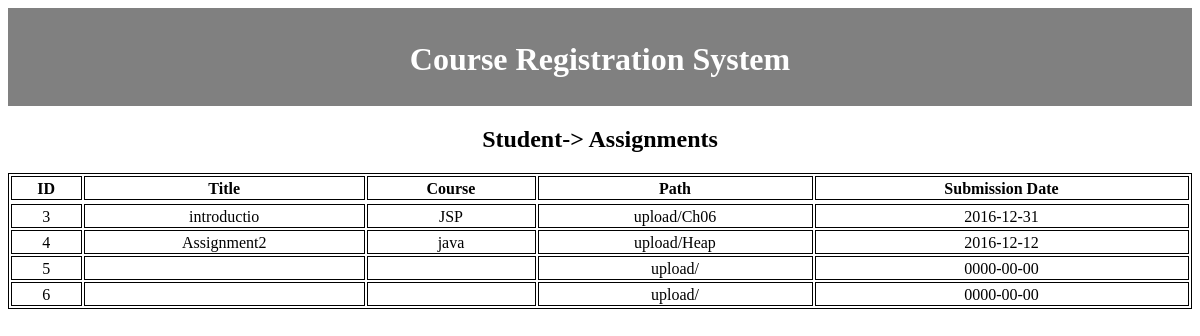
The page /studass.php on the database its author committed.
### tables this page shows
CREATE TABLE `assignments` (
  `id` int(11) NOT NULL,
  `title` varchar(11) NOT NULL,
  `course` varchar(11) NOT NULL,
  `path` varchar(11) NOT NULL,
  `lastdate` date NOT NULL
);

### studass.php (the view, shortened to what this page needs)
<?php
include 'database.php';
$sql = 'SELECT *
		FROM assignments';
$query = mysqli_query($con, $sql);
?>
<html>
<body >
    <div style="background-color: grey; color: white; padding-top: 12px; padding-bottom: 6px;text-align:center;">
        <h1> Course Registration System</h1>
    </div>
<h2 style="text-align:center;">Student-> Assignments</h2>
<table class="data-table">
		<thead>
			<tr>
				<th>ID</th>
				<th>Title</th>
				<th>Course</th>
				<th>Path</th>
				<th>Submission Date</th>
			</tr>
		</thead>
		<tbody>
		<?php
		while ($row = mysqli_fetch_array($query))
		{
			echo '<tr>
					<td>'.$row['id'].'</td>
					<td>'.$row['title'].'</td>
					<td>'.$row['course'].'</td>
					<td>'.$row['path'].'</td>
					<td>'.$row['lastdate'].'</td>
				</tr>';
		}?>
            	</tbody>
	</table>
</body>
</html>

### studass.php (style rules this page uses)
table { width:100%; text-align:center; border: 1px solid black; }
td,th { border: 1px solid black; padding: 3px 2px 1px 1px; }

### rows shown on the page
assignments: id "3", title "introductio", course "JSP", path "upload/Ch06", lastdate "2016-12-31"
assignments: id "4", title "Assignment2", course "java", path "upload/Heap", lastdate "2016-12-12"
assignments: id "5", path "upload/", lastdate "0000-00-00"
assignments: id "6", path "upload/", lastdate "0000-00-00"
